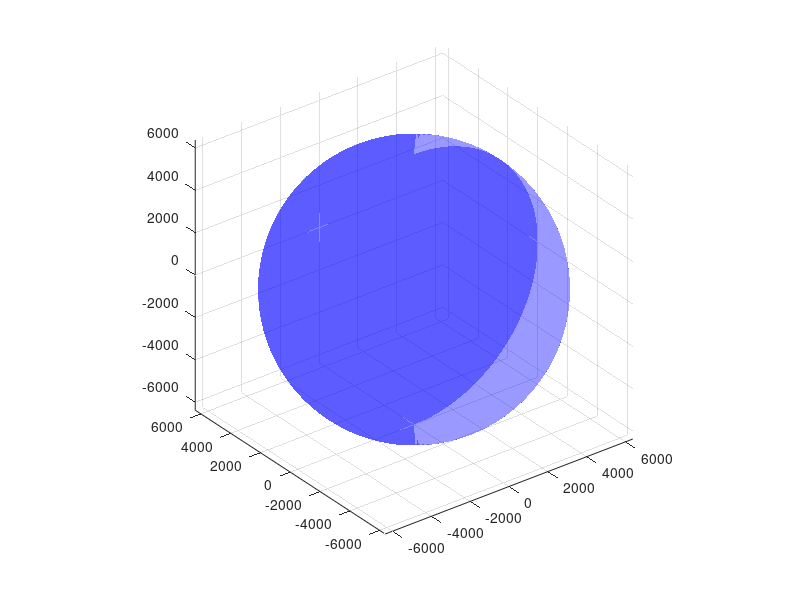

The MATLAB script that drew this image: (Note: this script raises an error after producing the figure.)
% Author: Devan Tormey
% TITLE: Environment Verification test
close all

% sim('Main_Sim.slx')


re =  6378.137;

% Turning off and on 
SP_ON = 0;
GG_ON = 0;
ATMO_ON = 0;

%% 
close all; clc;

figure()
[X,Y,Z] = sphere(100);
surf(X*re, Y*re, Z*re, 'EdgeColor', 'none','FaceAlpha', .4,'FaceColor','b')
axis equal;
hold all
plot3(r_eci_km.Data(:,1),r_eci_km.Data(:,2),r_eci_km.Data(:,3),'r','LineWidth',1)

figure()
hold all
plot(tout,r_eci_km.Data(:,1),'LineWidth',2)
plot(tout,r_eci_km.Data(:,2),'LineWidth',2)
plot(tout,r_eci_km.Data(:,3),'LineWidth',2)
r = norm(simParams.initialConditions.r0);
plot([tout(1),tout(end)],[r r],'--','LineWidth',2)

% Find Peaks
k = 566120;
[pksx(1), indx(1)] = max(r_eci_km.Data(1:k,1));
[pksy(1), indy(1)] = max(r_eci_km.Data(1:k,2));
[pksx(2), indx(2)] = max(r_eci_km.Data(k:end,1));
[pksy(2), indy(2)] = max(r_eci_km.Data(k:end,2));

plot(tout( indx(1) ), pksx(1),'*')
plot(tout( indx(2) + k), pksx(2),'*')

plot(tout( indy(1) ), pksy(1),'o')

plot(tout( indy(2) + k), pksy(2),'sq')

title('Orbital Radius')
legend('r_x','r_y','r_z')

% figure()
% hold all
% plot(tout,v_eci_kms.Data(:,1),'LineWidth',2)
% plot(tout,v_eci_kms.Data(:,2),'LineWidth',2)
% plot(tout,v_eci_kms.Data(:,3),'LineWidth',2)
% title('Orbital Velocity')
% 
% figure()
% hold all
% plot(obit_data.Data(:,1),'LineWidth',2)
% plot(obit_data.Data(:,2),'LineWidth',2)
% plot(obit_data.Data(:,3),'LineWidth',2)
% title('Orbital Acceleration')
% 
% 
% 
figure()
subplot(2,1,1)
plot(pksx - r,'*');
title('Growth in r_x')
xlabel('orbit')
ylabel('r_x - norm(r) [km]')
subplot(2,1,2)
plot(pksy - r,'*');
title('Growth in r_y')
ylabel('r_y - norm(r) [km]')





